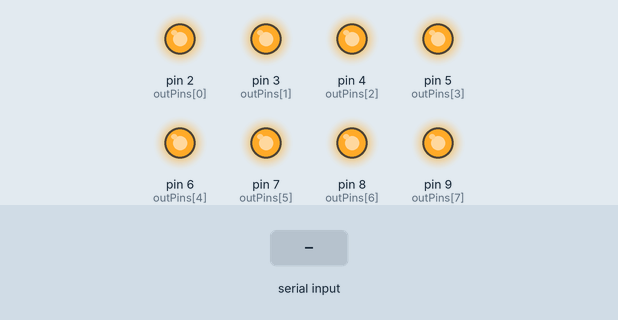
Bench run of a sketch on a simulated Arduino Uno, built with avr-gcc and run on an emulated ATmega328P. On the bench: output pins drawn as LEDs (lit = HIGH). The inputs (shaded band) are chosen by the test bench. Pins used as bus, display or sensor lines are not drawn; what the sketch prints to the serial monitor is not drawn.

Above: at 1.2 s.
1.3 s: "1" received over Serial
At 3.1 s:
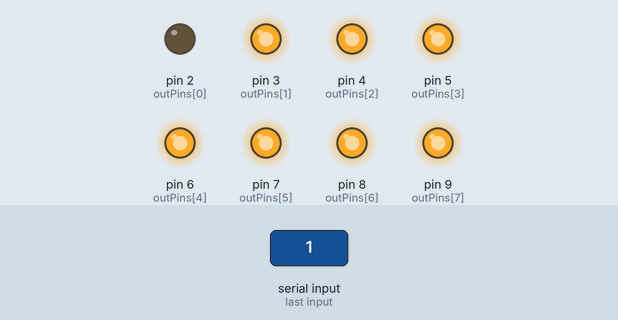
Timing chart, 0 to 4.9 s (numbered marks = the images above; inputs shaded):
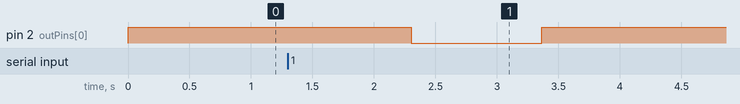

Measured:
- after the input at 1.3 s, pin 2 (outPins[0]): HIGH → LOW after 1.0 s, → HIGH 1.1 s later

The sketch:

smart_chess_mark2.ino
```cpp
int outPins[8] = {2, 3, 4, 5, 6, 7, 8, 9};
int muxPins[3] = {12, 11, 10};

String board;// = "0010000001100000011000000110000011000000110000001100000011000000";


void set_mux(int i){
  if (i == 0) {
        //case 0: // S = 000
          digitalWrite(muxPins[0], LOW);
          digitalWrite(muxPins[1], LOW);
          digitalWrite(muxPins[2], LOW);
          Serial.println("col 1");
      }
      else if (i == 1) {//  case 1: // S = 001
          digitalWrite(muxPins[0], HIGH);
          digitalWrite(muxPins[1], LOW);
          digitalWrite(muxPins[2], LOW);
          Serial.println("col 2");
      }
      else if (i == 2) {//  case 2: // S = 010
          digitalWrite(muxPins[0], LOW);
          digitalWrite(muxPins[1], HIGH);
          digitalWrite(muxPins[2], LOW);
          Serial.println("col 3");
      }
      else if (i == 3) {//  case 3: // S = 011
          digitalWrite(muxPins[0], HIGH);
          digitalWrite(muxPins[1], HIGH);
          digitalWrite(muxPins[2], LOW);
          Serial.println("col 4");
      }
      else if (i == 4) {//  case 4: // S = 100
          digitalWrite(muxPins[0], LOW);
          digitalWrite(muxPins[1], LOW);
          digitalWrite(muxPins[2], HIGH);
          Serial.println("col 5");
      }
      else if (i == 5) {//  case 5: // S = 101
          digitalWrite(muxPins[0], HIGH);
          digitalWrite(muxPins[1], LOW);
          digitalWrite(muxPins[2], HIGH);
          Serial.println("col 6");
      }
      else if (i == 6) {//  case 6: // S = 110
          digitalWrite(muxPins[0], LOW);
          digitalWrite(muxPins[1], HIGH);
          digitalWrite(muxPins[2], HIGH);
          Serial.println("col 7");
      }
      else if (i == 7) {//  case 7: // S = 111
          digitalWrite(muxPins[0], HIGH);
          digitalWrite(muxPins[1], HIGH);
          digitalWrite(muxPins[2], HIGH);
          Serial.println("col 8");
      }
      else {//  default:
          digitalWrite(muxPins[0], LOW);
          digitalWrite(muxPins[1], LOW);
          digitalWrite(muxPins[2], LOW);
          Serial.println("default");
      }
      return;
}

void setup() {
  // put your setup code here, to run once:
  // put your setup code here, to run once:

  Serial.begin(9600);

  for (int i = 0; i < 8; i++) {
    pinMode(outPins[i], OUTPUT);
  }

  pinMode(muxPins[0], OUTPUT);
  pinMode(muxPins[1], OUTPUT);
  pinMode(muxPins[2], OUTPUT);

  digitalWrite(muxPins[0], LOW);
  digitalWrite(muxPins[1], LOW);
  digitalWrite(muxPins[2], LOW);

  for(int i = 0; i < 8; i++){
    digitalWrite(outPins[i], HIGH);
  }
}
//00000011 00000011 00000011 00000111 00000011


void loop() {
  // put your main code here, to run repeatedly:


  if (Serial.available()) {

    board = Serial.readString();

    Serial.println(board);
    Serial.println(board.length());
    for(int i = 0; i<8; i++){
      set_mux(i);
      for(int j = 0; j<8; j++){
        Serial.println("at j  = ");
        Serial.println(board[j+(8*i)]);
        if(board[j+(8*i)] == '1'){
          Serial.println("in if");
          pinMode(outPins[j], LOW);
          pinMode(outPins[j], HIGH);
        }
        else{
          pinMode(outPins[j], HIGH);
        }
      }

      delay(1000);
      for(int i = 0; i < 8; i++){
        digitalWrite(outPins[i], HIGH);
      }
    }
  }
}
```
